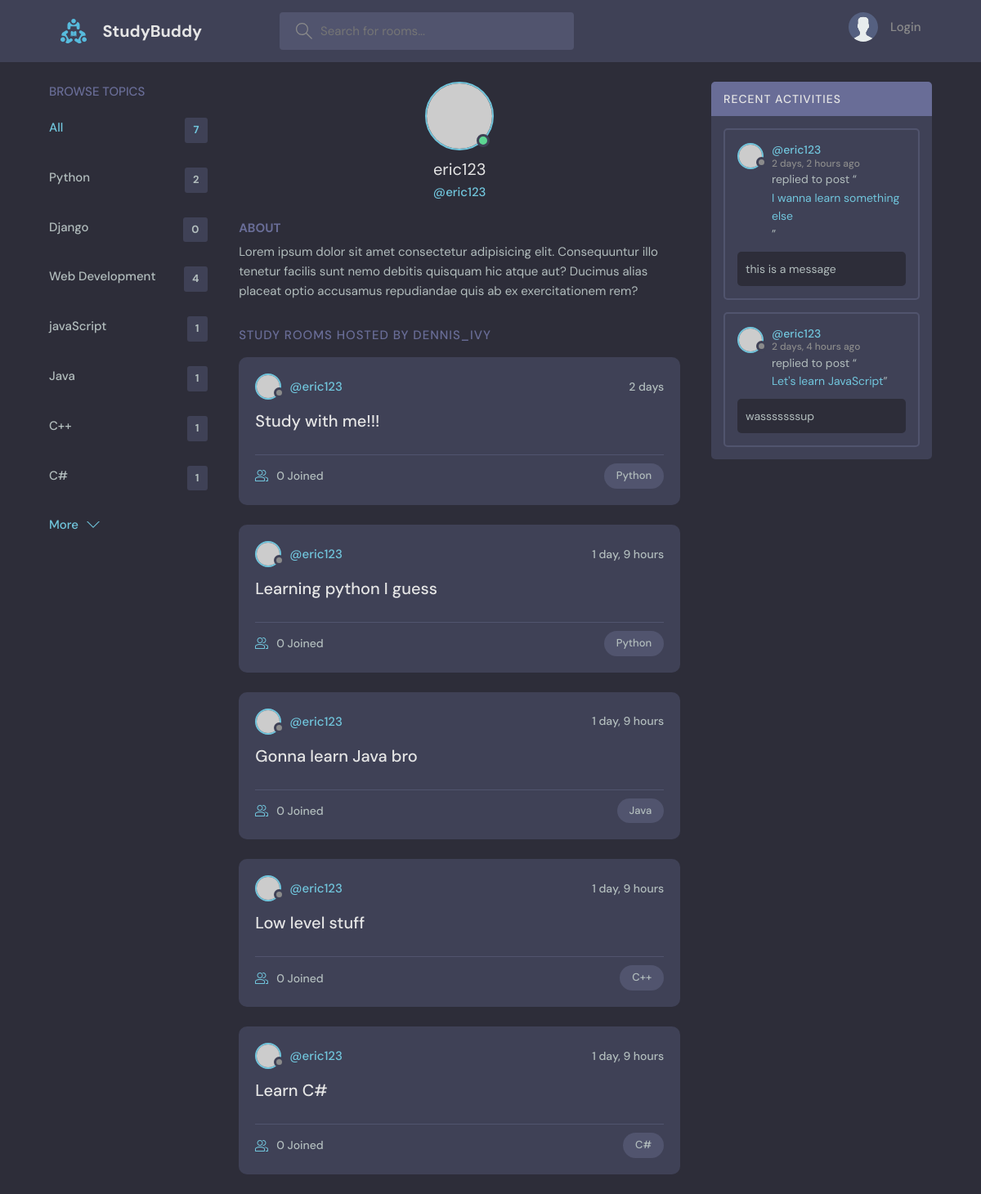
The page /profile/3 on the database its author committed.
### base/models.py (models this page shows, shortened)
class Topic(models.Model):
    name = models.CharField(max_length=200)

class Room(models.Model):
    host = models.ForeignKey(User, on_delete=models.SET_NULL, null=True)
    topic = models.ForeignKey(Topic, on_delete=models.SET_NULL, null=True) # a room can only have one topic
    name = models.CharField(max_length=200)
    description = models.TextField(null=True, blank=True)   # blanks allowed
    participants = models.ManyToManyField(User, related_name='participants', blank=True)
    updated = models.DateTimeField(auto_now=True)   # timestamp for when saved
    created = models.DateTimeField(auto_now_add=True)   # timestamp for when created
    def __str__(self):
        return self.name

class Message(models.Model):
    user = models.ForeignKey(User, on_delete=models.CASCADE) # note that we are using the default django User as imported
    room = models.ForeignKey(Room, on_delete=models.CASCADE) # one to many relationship, related to Room. CASCADE - when a room is deleted, all its messages are deleted
    body = models.TextField()
    updated = models.DateTimeField(auto_now=True)   # timestamp for when saved
    created = models.DateTimeField(auto_now_add=True)   # timestamp for when created
    class Meta:
        ordering = ['-updated', '-created'] # dash is descending order

### base/views.py (the view)
# urls.py: path('profile/<str:pk>', views.userProfile, name="user-profile"),
def userProfile(request, pk):
    user = User.objects.get(id=pk)
    rooms = user.room_set.all()
    room_messages = user.message_set.all()
    topics = Topic.objects.all()
    context = {'user' : user, 'rooms' : rooms, 'room_messages' : room_messages,
               'topics' : topics}
    return render(request, 'base/profile.html', context)

### base/templates/base/profile.html (shortened to what this page needs)
{% extends 'main.html' %} {% block content %}
  <main class="profile-page layout layout--3">
    <div class="container">
      {% include 'base/topics_component.html' %}
      <div class="roomList">
        <div class="profile">
          <div class="profile__avatar">
            <div class="avatar avatar--large active">
              <img src="https://randomuser.me/api/portraits/men/11.jpg" />
            </div>
          </div>
          <div class="profile__info">
            <h3>{{user.username}}</h3>
            <p>@{{user.username}}</p>
          </div>
          <div class="profile__about">
            <h3>About</h3>
            <p>
              Lorem ipsum dolor sit amet consectetur adipisicing elit. Consequuntur illo tenetur
              facilis sunt nemo debitis quisquam hic atque aut? Ducimus alias placeat optio
              accusamus repudiandae quis ab ex exercitationem rem?
            </p>
          </div>
        </div>
        <div class="roomList__header">
          <div>
            <h2>Study Rooms Hosted by dennis_ivy</a>
            </h2>
          </div>
        </div>
        {% include 'base/feed_component.html' %}
      </div>
      {% include 'base/activity_component.html' %}
    </div>
  </main>
  {% endblock content %}

### base/templates/base/topics_component.html
<div class="topics">
  <div class="topics__header">
    <h2>Browse Topics</h2>
  </div>
  <ul class="topics__list">
    <li>
      <a href="{% url 'home' %}" class="active">All <span>{{topics.count}}</span></a>
    </li>
    {% for topic in topics %}
    <li>
      <a href="{% url 'home' %}?q={{topic.name}}">{{topic.name}} <span>{{topic.room_set.all.count}}</span></a>
    </li>
    {% endfor %}
  </ul>
  <a class="btn btn--link" href="topics.html">
    More
    <svg
      version="1.1"
      xmlns="http://www.w3.org/2000/svg"
      width="32"
      height="32"
      viewBox="0 0 32 32"
    >
      <title>chevron-down</title>
      <path d="M16 21l-13-13h-3l16 16 16-16h-3l-13 13z"></path>
    </svg>
  </a>
</div>

### base/templates/base/feed_component.html (shortened to what this page needs)
{% for room in rooms %}
<div class="roomListRoom">
  <div class="roomListRoom__header">
    <a href="{% url 'user-profile' room.host.id %}" class="roomListRoom__author">
      <div class="avatar avatar--small">
        <img src="https://randomuser.me/api/portraits/women/11.jpg" />
      </div>
      <span>@{{room.host.username}}</span>
    </a>
    <div class="roomListRoom__actions">
      <span>{{room.created|timesince}}</span>
    </div>
  </div>
  <div class="roomListRoom__content">
    <a href="{% url 'room' room.id %}">{{room.name}}</a>
  </div>
  <div class="roomListRoom__meta">
    <a href="{% url 'room' room.id %}" class="roomListRoom__joined">
      {{room.participants.all.count}} Joined
    </a>
    <p class="roomListRoom__topic">{{room.topic.name}}</p>
  </div>
</div>
{% endfor %}

### base/templates/base/activity_component.html (shortened to what this page needs)
<div class="activities">
  <div class="activities__header">
    <h2>Recent Activities</h2>
  </div>
  {% for message in room_messages %}
  <div class="activities__box">
    <div class="activities__boxHeader roomListRoom__header">
      <a
        href="{% url 'user-profile' message.user.id %}"
        class="roomListRoom__author"
      >
        <div class="avatar avatar--small">
          <img src="https://randomuser.me/api/portraits/women/11.jpg" />
        </div>
        <p>
          @{{message.user}}
          <span>{{message.created|timesince}} ago</span>
        </p>
      </a>
    </div>
    <div class="activities__boxContent">
      <p>
        replied to post “<a href="{% url 'room' message.room.id %}">{{message.room}}</a>”
      </p>
      <div class="activities__boxRoomContent">
        {{message.body}}
      </div>
    </div>
  </div>
  {% endfor %}
</div>

### rows shown on the page
Topic: name "Python", room_set.all.count "2"
Topic: name "Django", room_set.all.count "0"
Topic: name "Web Development", room_set.all.count "4"
Topic: name "javaScript", room_set.all.count "1"
Topic: name "Java", room_set.all.count "1"
Topic: name "C++", room_set.all.count "1"
Topic: name "C#", room_set.all.count "1"
Room: host.username "eric123", created "2 days", name "Study with me!!!", participants.all.count "0", topic.name "Python"
Room: host.username "eric123", created "1 day, 9 hours", name "Learning python I guess", participants.all.count "0", topic.name "Python"
Room: host.username "eric123", created "1 day, 9 hours", name "Gonna learn Java bro", participants.all.count "0", topic.name "Java"
Room: host.username "eric123", created "1 day, 9 hours", name "Low level stuff", participants.all.count "0", topic.name "C++"
Room: host.username "eric123", created "1 day, 9 hours", name "Learn C#", participants.all.count "0", topic.name "C#"
Message: user "eric123", created "2 days, 2 hours", room "I wanna learn something else", body "this is a message"
Message: user "eric123", created "2 days, 4 hours", room "Let's learn JavaScript", body "wasssssssup"

### other values the page prints
{{ topics.count }} "7"
{{ user.username }} "eric123"
